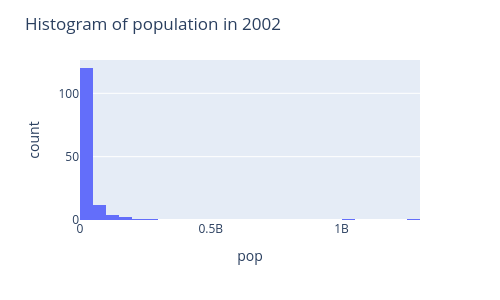
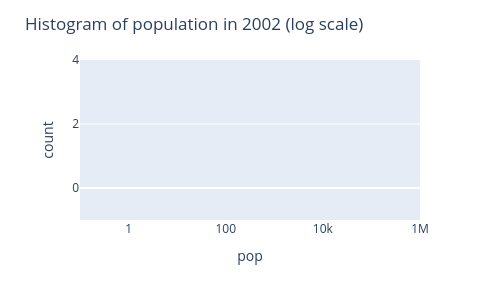

Source (notebook cell) for these figures, in order:
### Code cell
fig = px.histogram(
    data2002,
    x = 'pop',
    nbins = 40
)
fig.update_layout(
    width=500,
    height=300,
    title='Histogram of population in 2002'
)
fig.show()

# the same, with a log scale to see the bulk of the countries
fig = px.histogram(
    data2002,
    x = 'pop',
    nbins = 30,
    log_x = True
)
fig.update_layout(
    width=500,
    height=300,
    title='Histogram of population in 2002 (log scale)'
)
fig.show()

### Figure 1 — Plotly figure (JSON) as saved in the notebook; plotly's stock layout.template omitted (floating-point values rounded to 4 significant figures; data arrays with more than 128 entries replaced by an {"elided": "..."} marker saying what was removed)
{"data": [{"bingroup": "x", "hovertemplate": "pop=%{x}<br>count=%{y}<extra></extra>", "legendgroup": "", "marker": {"color": "#636efa", "pattern": {"shape": ""}}, "name": "", "nbinsx": 40, "orientation": "v", "showlegend": false, "type": "histogram", "x": {"elided": "142 int values"}, "xaxis": "x", "yaxis": "y"}], "layout": {"barmode": "relative", "height": 300, "legend": {"tracegroupgap": 0}, "margin": {"t": 60}, "title": {"text": "Histogram of population in 2002"}, "width": 500, "xaxis": {"anchor": "y", "domain": [0, 1], "title": {"text": "pop"}}, "yaxis": {"anchor": "x", "domain": [0, 1], "title": {"text": "count"}}}}

### Figure 2 — Plotly figure (JSON) as saved in the notebook; plotly's stock layout.template omitted (floating-point values rounded to 4 significant figures; data arrays with more than 128 entries replaced by an {"elided": "..."} marker saying what was removed)
{"data": [{"bingroup": "x", "hovertemplate": "pop=%{x}<br>count=%{y}<extra></extra>", "legendgroup": "", "marker": {"color": "#636efa", "pattern": {"shape": ""}}, "name": "", "nbinsx": 30, "orientation": "v", "showlegend": false, "type": "histogram", "x": {"elided": "142 int values"}, "xaxis": "x", "yaxis": "y"}], "layout": {"barmode": "relative", "height": 300, "legend": {"tracegroupgap": 0}, "margin": {"t": 60}, "title": {"text": "Histogram of population in 2002 (log scale)"}, "width": 500, "xaxis": {"anchor": "y", "domain": [0, 1], "title": {"text": "pop"}, "type": "log"}, "yaxis": {"anchor": "x", "domain": [0, 1], "title": {"text": "count"}}}}
